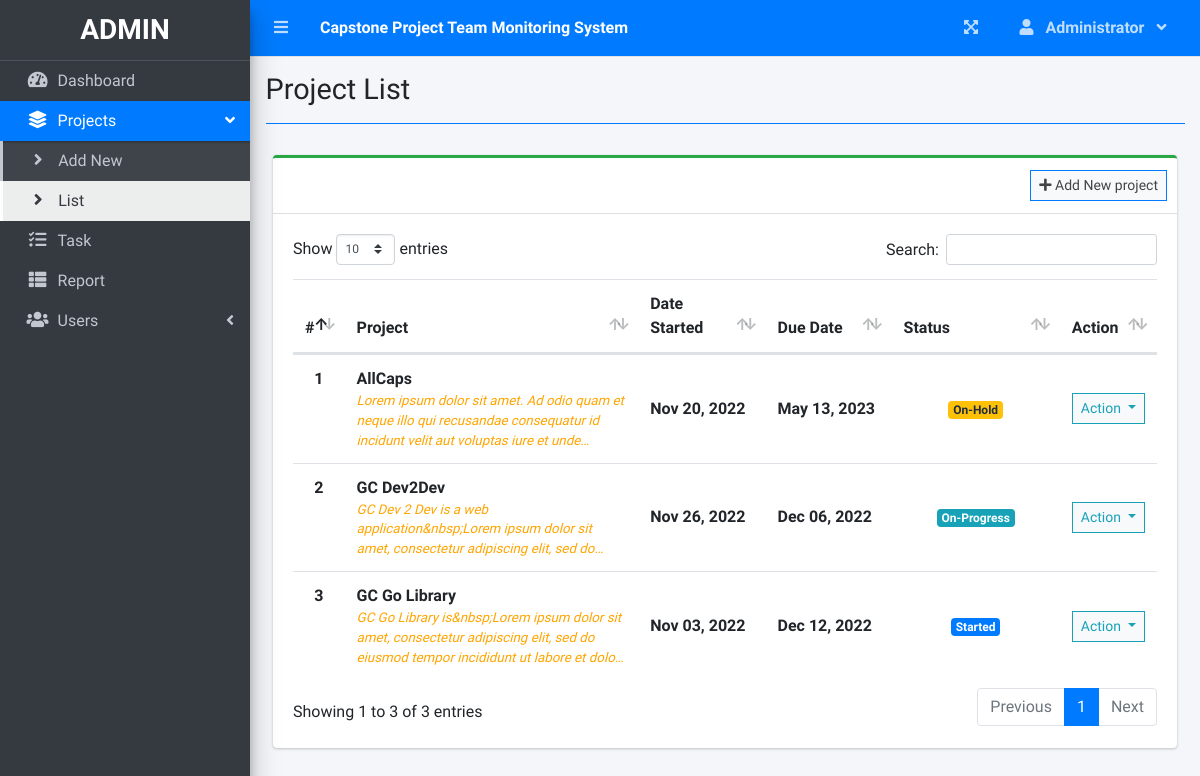
The app's page /index.php?page=project_list (signed in) with its own data.
### tables this page shows
CREATE TABLE `project_list` (
  `id` int(30) NOT NULL,
  `name` varchar(200) NOT NULL,
  `description` text NOT NULL,
  `status` tinyint(2) NOT NULL,
  `start_date` date NOT NULL,
  `end_date` date NOT NULL,
  `manager_id` int(30) NOT NULL,
  `user_ids` text NOT NULL,
  `date_created` datetime NOT NULL DEFAULT current_timestamp()
);

### project_list.php (the view, shortened to what this page needs)
<?php include'db_connect.php' ?>
<div class="col-lg-12">
	<div class="card card-outline card-success">
		<div class="card-header">
            <?php if($_SESSION['login_type'] != 3): ?>
			<div class="card-tools">
				<a class="btn btn-block btn-sm btn-default btn-flat border-primary" href="./index.php?page=new_project"><i class="fa fa-plus"></i> Add New project</a>
			</div>
            <?php endif; ?>
		</div>
		<div class="card-body">
			<table class="table tabe-hover table-condensed" id="list">
				<colgroup>
					<col width="5%">
					<col width="35%">
					<col width="15%">
					<col width="15%">
					<col width="20%">
					<col width="10%">
				</colgroup>
				<thead>
					<tr>
						<th class="text-center">#</th>
						<th>Project</th>
						<th>Date Started</th>
						<th>Due Date</th>
						<th>Status</th>
						<th>Action</th>
					</tr>
				</thead>
				<tbody>
					<?php
					$i = 1;
					$stat = array("Pending","Started","On-Progress","On-Hold","Over Due","Done");
					$where = "";
					$qry = $conn->query("SELECT * FROM project_list $where order by name asc");
					while($row= $qry->fetch_assoc()):
						$trans = get_html_translation_table(HTML_ENTITIES,ENT_QUOTES);
						unset($trans["\""], $trans["<"], $trans[">"], $trans["<h2"]);
						$desc = strtr(html_entity_decode($row['description']),$trans);
						$desc=str_replace(array("<li>","</li>"), array("",", "), $desc);
		                $cprog = $conn->query("SELECT * FROM task_list where project_id = {$row['id']} and status = 3")->num_rows;
		                $prod = $conn->query("SELECT * FROM user_productivity where project_id = {$row['id']}")->num_rows;
						if($row['status'] == 0 && strtotime(date('Y-m-d')) >= strtotime($row['start_date'])):
						if($prod  > 0  || $cprog > 0)
		                  $row['status'] = 2;
		                else
		                  $row['status'] = 1;
						elseif($row['status'] == 0 && strtotime(date('Y-m-d')) > strtotime($row['end_date'])):
						$row['status'] = 4;
						endif;
					?>
					<tr>
						<th class="text-center"><?php echo $i++ ?></th>
						<td>
							<p><b><?php echo ucwords($row['name']) ?></b></p>
							<p class="truncate"><?php echo strip_tags($desc) ?></p>
						</td>
						<td><b><?php echo date("M d, Y",strtotime($row['start_date'])) ?></b></td>
						<td><b><?php echo date("M d, Y",strtotime($row['end_date'])) ?></b></td>
						<td class="text-center">
							<?php
							  if($stat[$row['status']] =='Pending'){
							  	echo "<span class='badge badge-secondary'>{$stat[$row['status']]}</span>";
							  }elseif($stat[$row['status']] =='Started'){
							  	echo "<span class='badge badge-primary'>{$stat[$row['status']]}</span>";
							  }elseif($stat[$row['status']] =='On-Progress'){
							  	echo "<span class='badge badge-info'>{$stat[$row['status']]}</span>";
							  }elseif($stat[$row['status']] =='On-Hold'){
							  	echo "<span class='badge badge-warning'>{$stat[$row['status']]}</span>";
							  }elseif($stat[$row['status']] =='Over Due'){
							  	echo "<span class='badge badge-danger'>{$stat[$row['status']]}</span>";
							  }elseif($stat[$row['status']] =='Done'){
							  	echo "<span class='badge badge-success'>{$stat[$row['status']]}</span>";
							  }
							?>
						</td>
						<td class="text-center">
							<button type="button" class="btn btn-default btn-sm btn-flat border-info wave-effect text-info dropdown-toggle" data-toggle="dropdown" aria-expanded="true">
		                      Action
		                    </button>
						</td>
					</tr>
				<?php endwhile; ?>
				</tbody>
			</table>
		</div>
	</div>
</div>

### project_list.php (style rules this page uses)
table p { margin: unset !important; }
table td { vertical-align: middle !important }

### records on screen
project_list: name "AllCaps", description "Lorem ipsum dolor sit amet. Ad odio quam et neque illo qui recusandae consequatur id incidunt velit aut voluptas iure et…", start_date "Nov 20, 2022", end_date "May 13, 2023", status "On-Hold"
project_list: name "GC Dev2Dev", description "GC Dev 2 Dev is a web application&nbsp;Lorem ipsum dolor sit amet, consectetur adipiscing elit, sed…", start_date "Nov 26, 2022", end_date "Dec 06, 2022", status "On-Progress"
project_list: name "GC Go Library", description "GC Go Library is&nbsp;Lorem ipsum dolor sit amet, consectetur adipiscing elit, sed do eiusmod tempor incididunt ut labore et…", start_date "Nov 03, 2022", end_date "Dec 12, 2022", status "Started"

### other values on screen
$_SESSION['system']['name'] "Capstone Project Team Monitoring System"
$_SESSION['login_firstname'] "Administrator"
$title "Project List"
